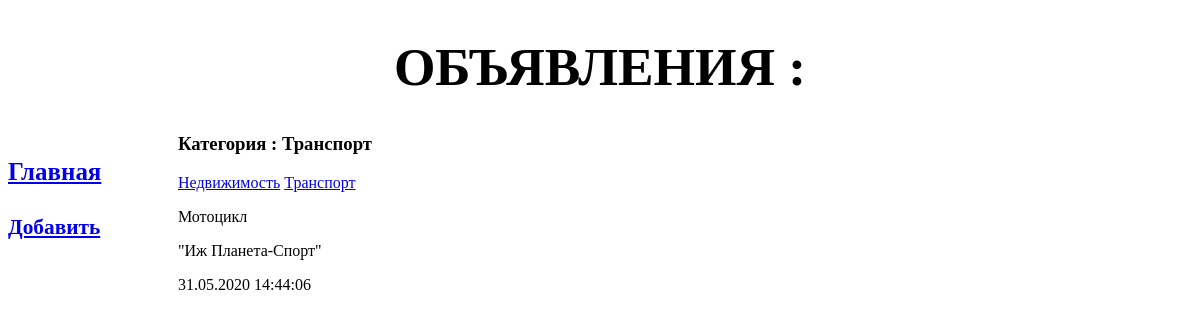
Page /bboard/2/ on the earlier database version.
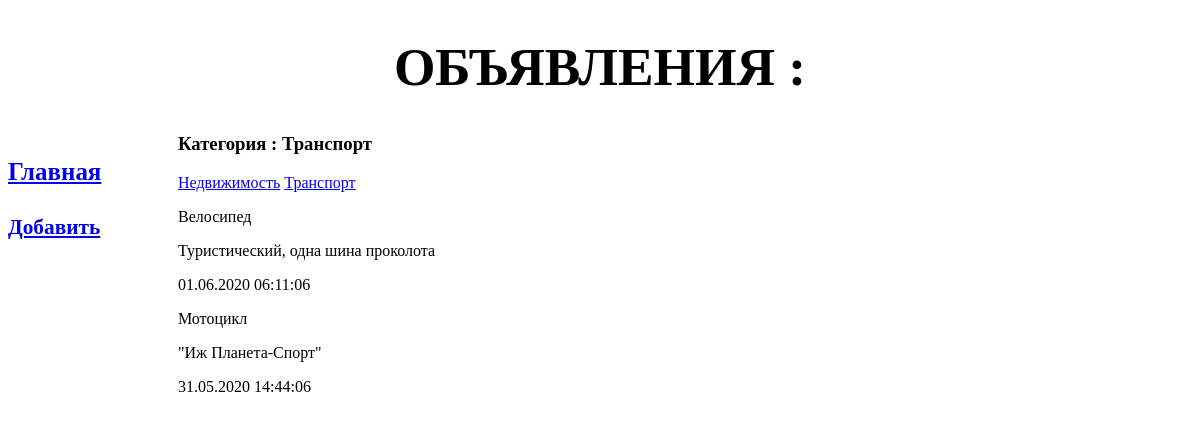
Same page on the later database version.
### bboard/models.py (models this page shows, shortened)
class Category(models.Model):
    name = models.CharField(max_length=20, db_index=True, verbose_name='Категория')
    class Meta:
        verbose_name = "Категория"
        verbose_name_plural = "Категории"
        ordering = ['name']

class Bb(models.Model):
    category = models.ForeignKey('Category', on_delete=models.PROTECT, null=True, verbose_name='Категория')
    title = models.CharField(max_length=50, verbose_name='Заголовок')
    content = models.TextField(null=True, blank=True, verbose_name='Текст объявления')
    price = models.FloatField(null=True, blank=True, verbose_name='Цена')
    published = models.DateTimeField(auto_now_add=True, db_index=True)
    class Meta:
        verbose_name = "Объявление"
        verbose_name_plural = "Объявления"
        ordering = ['-published']

### bboard/views.py (the view)
# urls.py: path('<int:category_id>/', by_category, name='by_category'),
def by_category(request, category_id):
    template = loader.get_template('bboard/by_category.html')
    bbs = Bb.objects.filter(category=category_id).order_by('-published')
    categories = Category.objects.all()
    current_category = Category.objects.get(pk=category_id)
    context = {'bbs': bbs, 'categories': categories, 'current_category': current_category}
    return HttpResponse(template.render(context, request))

### templates/bboard/by_category.html (shortened to what this page needs)
{% extends 'base.html' %}
{% block content %}
  <h3>Категория : {{ current_category.name }}</h3>
  {% for category in categories %}
    <a href="{% url 'by_category' category.pk %}">{{ category.name }}</a>
  {% endfor %}
  {% for bb in bbs %}
    <div>
        <p>{{ bb.title }}</p>
        <p>{{ bb.content }}</p>
        <p>{{ bb.published|date:"d.m.Y H:i:s" }}</p>
    </div>
  {% endfor %}
{% endblock content %}

Differences in the rows shown:
added Bb: title "Велосипед", content "Туристический, одна шина проколота", published "01.06.2020 06:11:06"
